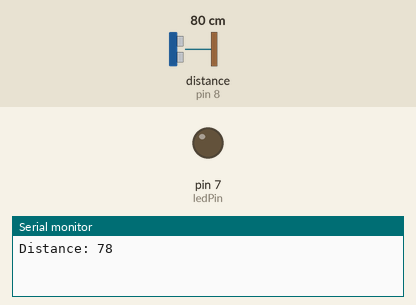
This sketch was run on a simulated Arduino Uno, built with avr-gcc and run on an emulated ATmega328P. On the bench: output pins drawn as LEDs (lit = HIGH), the last lines printed to the serial monitor. Wiring (inferred from the names in the program): ultrasonic range finder: trigger pin 9; echo pin 8. Dashed ring = blinking. The inputs (shaded band) are chosen by the test bench; at power-on: distance to the obstacle (sensor on pin 8) 80 cm. The echo pulse lasts 58.3 µs per cm; pins used as bus, display or sensor lines are not drawn.

Above: at 1.8 s.
1.9 s: distance to the obstacle (sensor on pin 8) set to 56 cm
3.4 s: distance to the obstacle (sensor on pin 8) set to 49 cm
At 4.4 s:
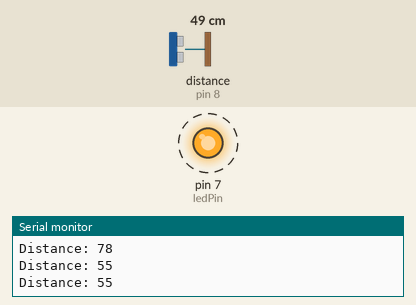
7.5 s: distance to the obstacle (sensor on pin 8) set to 60 cm
At 8.4 s:
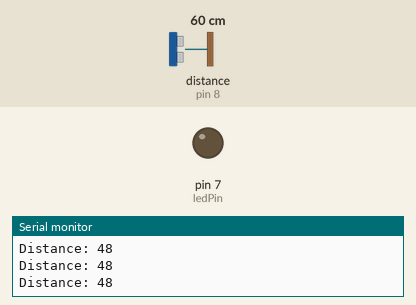
9.0 s: distance to the obstacle (sensor on pin 8) set to 47 cm
At 9.4 s:
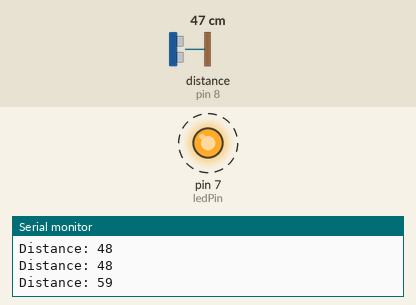
Timing chart, 0 to 14.0 s (numbered marks = the images above; inputs shaded):
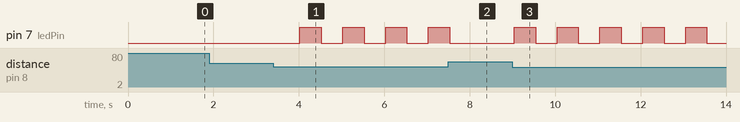

Measured:
- the behaviour switches between 52 and 51 cm on distance to the obstacle (sensor on pin 8) (found by bisection; images 0 and 1)
- after the input at 3.4 s, pin 7 (ledPin): alternates HIGH for 0.50 s and LOW for 0.50 s, starting after 0.62 s
- after the input at 7.5 s, pin 7 (ledPin): goes on until 7.5 s, then stays LOW
- after the input at 9.0 s, pin 7 (ledPin): alternates HIGH for 0.50 s and LOW for 0.50 s, starting at once

The sketch:

Bai1.ino
```cpp
// Define pins
const int trigPin = 9;
const int echoPin = 8;
const int ledPin = 7;

// Variables for sensor and timing
long duration;
int distance;

void setup() {
  pinMode(trigPin, OUTPUT);
  pinMode(echoPin, INPUT);
  pinMode(ledPin, OUTPUT);
  Serial.begin(9600);  // For debugging
}

void loop() {
  // Send a trigger pulse to the sensor
  digitalWrite(trigPin, LOW);
  delayMicroseconds(2);
  digitalWrite(trigPin, HIGH);
  delayMicroseconds(10);
  digitalWrite(trigPin, LOW);

  // Measure the echo time
  duration = pulseIn(echoPin, HIGH);

  // Convert time to distance (in cm)
  distance = duration * 0.034 / 2;

  // Flash LED based on distance (5 levels)
  if (distance > 50) {
    // Far away (no flash or slow flash)
    digitalWrite(ledPin, LOW);
    delay(1000);
  } else if (distance > 40) {
    // Level 1
    flashLed(500);  // Slow flash
  } else if (distance > 30) {
    // Level 2
    flashLed(400);
  } else if (distance > 20) {
    // Level 3
    flashLed(300);
  } else if (distance > 10) {
    // Level 4
    flashLed(200);
  } else {
    // Level 5 (Very close, fast flash)
    flashLed(100);
  }

  // Debugging output
  Serial.print("Distance: ");
  Serial.println(distance);
}

// Function to flash the LED with a given delay
void flashLed(int delayTime) {
  digitalWrite(ledPin, HIGH);
  delay(delayTime);
  digitalWrite(ledPin, LOW);
  delay(delayTime);
}
```
